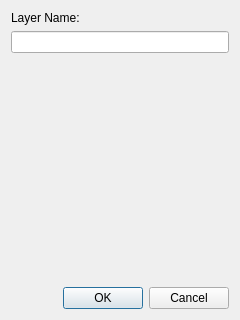
<?xml version="1.0" encoding="UTF-8"?>
<ui version="4.0">
 <class>LayerDialog</class>
 <widget class="QDialog" name="LayerDialog">
  <property name="geometry">
   <rect>
    <x>0</x>
    <y>0</y>
    <width>240</width>
    <height>320</height>
   </rect>
  </property>
  <property name="windowTitle">
   <string>Dialog</string>
  </property>
  <layout class="QVBoxLayout" name="verticalLayout">
   <item>
    <widget class="QLabel" name="layerNameLabel">
     <property name="text">
      <string>Layer Name:</string>
     </property>
    </widget>
   </item>
   <item>
    <widget class="QLineEdit" name="layerName"/>
   </item>
   <item>
    <spacer name="verticalSpacer">
     <property name="orientation">
      <enum>Qt::Vertical</enum>
     </property>
     <property name="sizeHint" stdset="0">
      <size>
       <width>20</width>
       <height>40</height>
      </size>
     </property>
    </spacer>
   </item>
   <item>
    <widget class="QDialogButtonBox" name="buttonBox">
     <property name="orientation">
      <enum>Qt::Horizontal</enum>
     </property>
     <property name="standardButtons">
      <set>QDialogButtonBox::Cancel|QDialogButtonBox::Ok</set>
     </property>
    </widget>
   </item>
  </layout>
 </widget>
 <resources/>
 <connections>
  <connection>
   <sender>buttonBox</sender>
   <signal>accepted()</signal>
   <receiver>LayerDialog</receiver>
   <slot>accept()</slot>
   <hints>
    <hint type="sourcelabel">
     <x>248</x>
     <y>254</y>
    </hint>
    <hint type="destinationlabel">
     <x>157</x>
     <y>274</y>
    </hint>
   </hints>
  </connection>
  <connection>
   <sender>buttonBox</sender>
   <signal>rejected()</signal>
   <receiver>LayerDialog</receiver>
   <slot>reject()</slot>
   <hints>
    <hint type="sourcelabel">
     <x>316</x>
     <y>260</y>
    </hint>
    <hint type="destinationlabel">
     <x>286</x>
     <y>274</y>
    </hint>
   </hints>
  </connection>
 </connections>
</ui>
